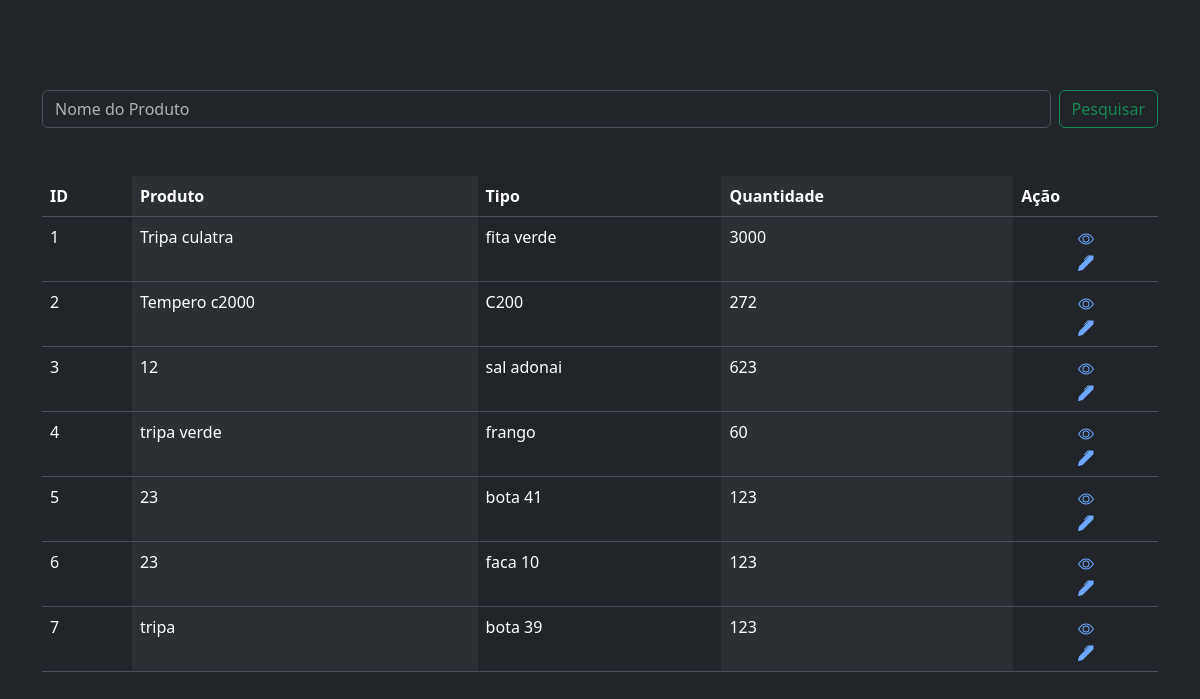
Before: /produto/ with the older database file.
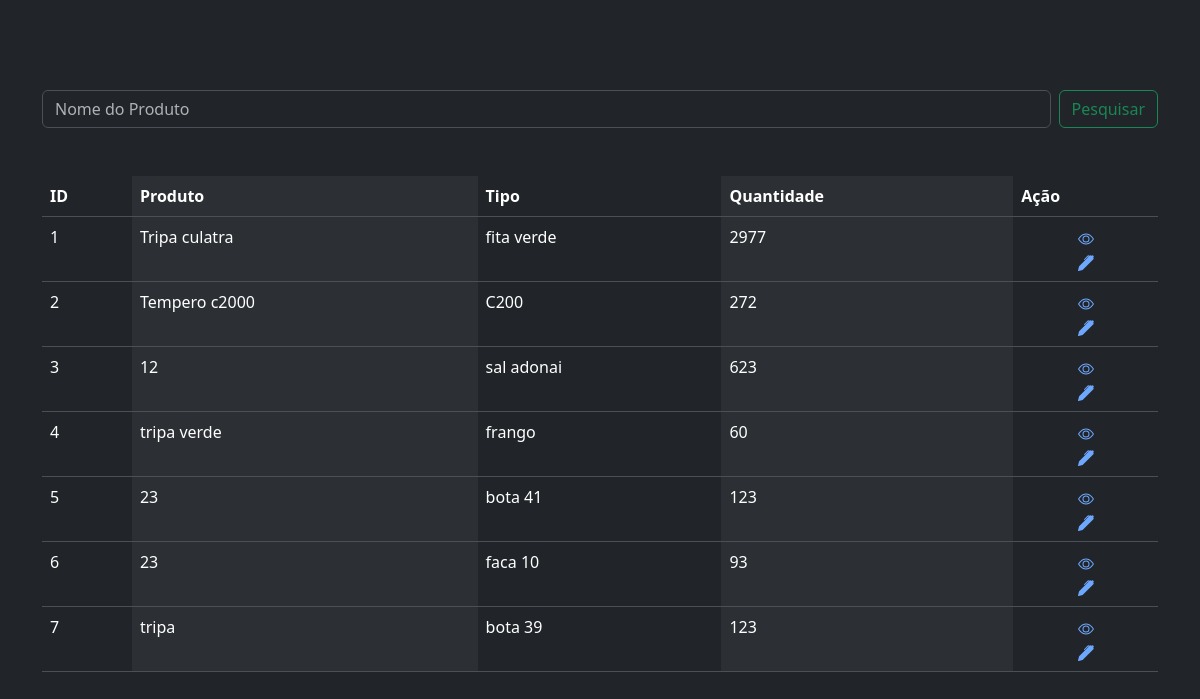
After: the same page with the newer database file.
### produto/models.py (models this page shows, shortened)
class Produto(models.Model):
    produto = models.CharField(max_length=200)
    tipo = models.OneToOneField(Tipo, on_delete=models.CASCADE)
    marca = models.CharField(max_length=100)
    custo = models.DecimalField(decimal_places=2 , max_digits=8)
    preco_venda = models.DecimalField(decimal_places=2 , max_digits=8)
    quantidade = models.IntegerField()

class Tipo(models.Model):
    tipo = models.CharField(max_length=100)
    def __str__(self):
        return f"{self.tipo}"

### produto/views.py (the view)
# urls.py: path('produto/', ViewProduto.as_view(), name='view_prod'),
class ViewProduto(ListView):
    queryset = Produto.objects.all()
    template_name = 'produtos.html'
    context_object_name = 'produtos'
    def get_queryset(self):
        query = super().get_queryset()
        pesquisa = self.request.GET.get('produto')
        if pesquisa:
            query = query.filter(produto__icontains = pesquisa)
        return query
    def get_context_data(self, **kwargs):
        context = super().get_context_data(**kwargs)
        context['title'] = 'lista de produto'
        return context

### produto/templates/produtos.html (shortened to what this page needs)
{% extends "base.html" %}
{% block content %}
<div class="container m-10">
  <div>
    <form class="d-flex mb-5" role="search">
      <input class="form-control me-2" type="search" placeholder="Nome do Produto" aria-label="Search" name="produto">
      <button class="btn btn-outline-success" type="submit">Pesquisar</button>
    </form>
  </div>
  <table class="table table-striped-columns">
    <thead>
      <tr class="welton">
        <th scope="col" >ID</th>
        <th scope="col" >Produto</th>
        <th scope="col" >Tipo</th>
        <th scope="col" >Quantidade</th>
        <th scope="col" > Ação</th>
      </tr>
    </thead>
    <tbody>
      {% for i in produtos %}
        <tr>
          <td>{{ i.id }}</td>
          <td>{{ i.produto }}</td>
          <td>{{ i.tipo }}</td>
          <td>{{ i.quantidade }}</td>
          <td align="center">
            <div>
              <a href="{% url 'detalhes_prod' i.id %}">
              </a>
            </div>
            <div>
              <a href="{% url "update_prod" i.id %}">
              </a>
            </div>
          </td>
        </tr>
      {% endfor %}
    </tbody>
  </table>
</div>
{% endblock %}

Changed rows visible on the page:
changed Produto "Tripa culatra": quantidade "3000" → "2977"
changed Produto "faca 10": quantidade "123" → "93"
